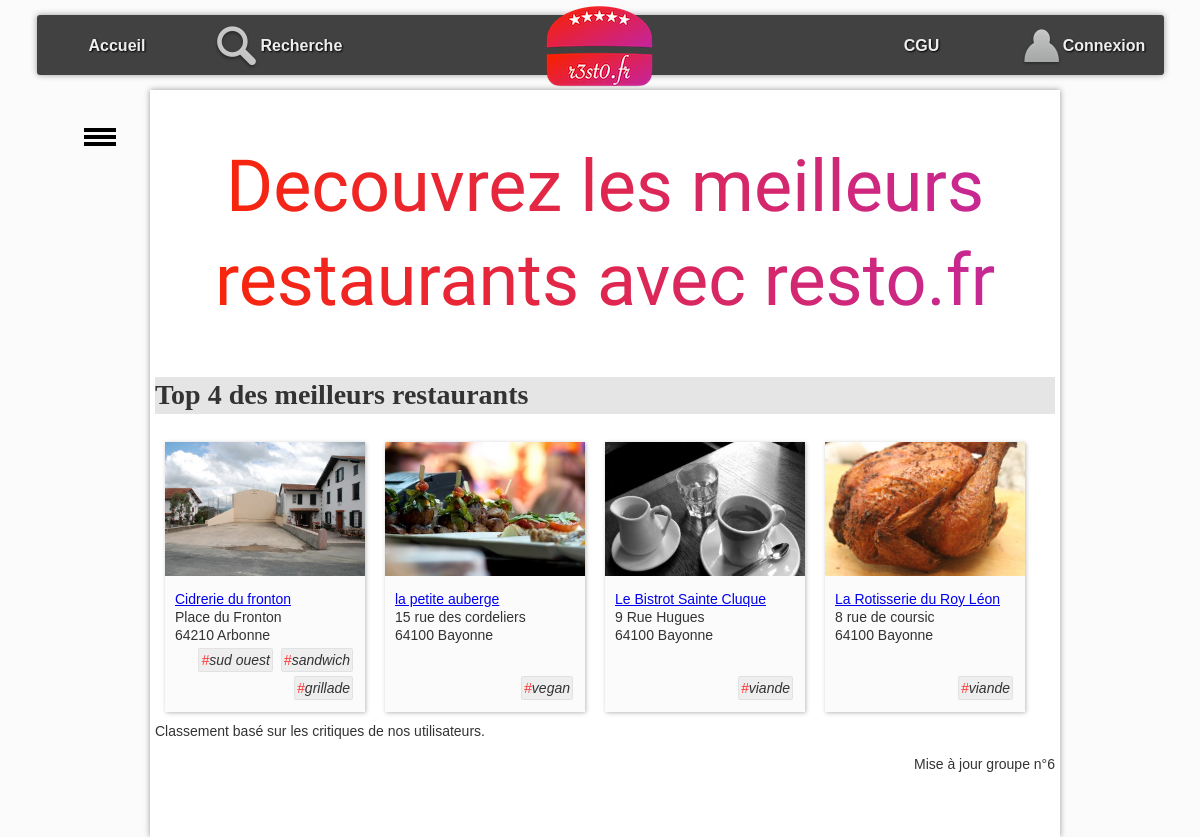
The page / on the database its author committed.
### tables this page shows
CREATE TABLE resto (
  idR bigint(20) NOT NULL,
  nomR varchar(255) DEFAULT NULL,
  numAdrR varchar(20) DEFAULT NULL,
  voieAdrR varchar(255) DEFAULT NULL,
  cpR char(5) DEFAULT NULL,
  villeR varchar(255) DEFAULT NULL,
  latitudeDegR float DEFAULT NULL,
  longitudeDegR float DEFAULT NULL,
  descR text DEFAULT NULL,
  horairesR text DEFAULT NULL
);

CREATE TABLE photo (
  idP bigint(20) NOT NULL,
  cheminP varchar(255) DEFAULT NULL,
  idR bigint(20) DEFAULT NULL
);

CREATE TABLE typeCuisine (
  idTC bigint(20) NOT NULL,
  libelleTC varchar(255) DEFAULT NULL
);

### controleur/accueil.php (called while the page is built, shortened)
<?php
    $listeRestos = RestoDAO::getTop4();
    require_once "$racine/vue/entete.html.php";
    require_once "$racine/vue/vueAccueil.php";
    require_once "$racine/vue/pied.html.php";
?>

### index.php (called while the page is built, shortened)
<?php
require_once "getRacine.php";
require_once "$racine/includes/autoload.inc.php";
if (isset($_GET["action"])){
    $action = $_GET["action"];
}
else{
    $action = "defaut";
}
$fichier = controleurPrincipal($action);
try{
    require_once "$racine/controleur/$fichier";
} catch (Throwable $e) {
    ajouterMessage($action." : ".$e->getMessage());
    $titre = "Erreur";
    require_once "$racine/vue/entete.html.php";
    require_once "$racine/vue/pied.html.php";
}

### includes/autoload.inc.php (called while the page is built, shortened)
<?php
function chargeurBaseEspacesDeNoms(string $className) {
    $fileName = __DIR__ . '/../';
    $fileName .= str_replace('\\', DIRECTORY_SEPARATOR, $className) . '.class.php';
}

### modele/dao/Bdd.class.php (called while the page is built, shortened)
<?php
class Bdd {
    private static ?PDO $pdo=null;
    private static $login = "root";
    private static $mdp = "";
    private static $bd = "resto2";
    private static $serveur = "localhost";
    private static $pdoOptions = array  (
        PDO::MYSQL_ATTR_INIT_COMMAND => "SET NAMES utf8"
        ,PDO::ATTR_ERRMODE => PDO::ERRMODE_EXCEPTION
                                        );
    public static function connecter() : ?PDO  {
        if (is_null(self::$pdo)) {
                self::$pdo = new PDO("mysql:host=".self::$serveur.";dbname=".self::$bd, self::$login, self::$mdp, self::$pdoOptions);
        }
        return self::$pdo;
    }
    public static function getConnexion() : ?PDO {
        return self::$pdo;
    }
}

### modele/dao/RestoDAO.class.php (called while the page is built, shortened)
<?php
class RestoDAO {
    public static function getTop4(): array {
        $lesObjets = array();
        try {
            $requete = "SELECT avg(note) AS MeilleurNotes, r.idR, nomR, numAdrR, voieAdrR, cpR, villeR, latitudeDegR, longitudeDegR, descR, horairesR
                       FROM resto r
                       INNER JOIN critiquer c ON r.idR = c.idR
                       GROUP BY r.idR, nomR, numAdrR, voieAdrR, cpR, villeR, latitudeDegR, longitudeDegR, descR, horairesR
                       ORDER BY MeilleurNotes DESC
                       LIMIT 4;
                    ";
            $stmt = Bdd::getConnexion()->prepare($requete);
            $ok = $stmt->execute();
            if ($ok) {
                while ($enreg = $stmt->fetch(PDO::FETCH_ASSOC)) {
                    $lesObjets[] = self::enregistrementVersObjet($enreg);
                }
            }
        } catch (PDOException $e) {
            throw new Exception("Erreur dans la méthode " . get_called_class() . "::getTop4 : <br/>" . $e->getMessage());
        }
        return $lesObjets;
    }
    private static function enregistrementVersObjet(array $enreg): Resto {
        $id = $enreg['idR'];
        $leResto = new Resto(
                $enreg['idR'], $enreg['nomR'], $enreg['numAdrR'], $enreg['voieAdrR'], $enreg['cpR'], $enreg['villeR'],
                $enreg['latitudeDegR'], $enreg['longitudeDegR'], $enreg['descR'], $enreg['horairesR']
        );
        $lesCritiques = CritiqueDAO::getAllByResto($id);
        $lesPhotos = PhotoDAO::getAllByResto($id);
        $lesTcProposes = TypeCuisineDAO::getAllProposesByIdR($id);
        $leResto->setLesTypesCuisineProposes($lesTcProposes);
        $leResto->setLesPhotos($lesPhotos);
        $leResto->setLesCritiques($lesCritiques);
        return $leResto;
    }
}

### modele/dao/CritiqueDAO.class.php (called while the page is built, shortened)
<?php
class CritiqueDAO {
    public static function getAllByResto(int $idR): array {
        $lesObjets = array();
        try {
            $requete = "SELECT * FROM critiquer c"
                    . " INNER JOIN utilisateur u ON  c.idU = u.idU "
                    . " WHERE idR = :idR";
            $stmt = Bdd::getConnexion()->prepare($requete);
            $stmt->bindParam(':idR', $idR, PDO::PARAM_INT);
            $ok = $stmt->execute();
            if ($ok) {
                while ($enreg = $stmt->fetch(PDO::FETCH_ASSOC)) {
                    $user = new Utilisateur($enreg['idU'], $enreg['mailU'], $enreg['mdpU'], $enreg['pseudoU']);
                    $lesObjets[] = new Critique($enreg['note'], $enreg['commentaire'], $user);
                }
            }
        } catch (PDOException $e) {
            throw new Exception("Erreur dans la méthode " . get_called_class() . "::getAllByResto : <br/>" . $e->getMessage());
        }
        return $lesObjets;
    }
}

### modele/dao/PhotoDAO.class.php (called while the page is built, shortened)
<?php
class PhotoDAO {
    public static function getAllByResto(int $idR): array {
        $lesObjets = array();
        try {
            $requete = "SELECT * FROM photo WHERE idR = :idR";
            $stmt = Bdd::getConnexion()->prepare($requete);
            $stmt->bindParam(':idR', $idR, PDO::PARAM_INT);
            $ok = $stmt->execute();
            if ($ok) {
                while ($enreg = $stmt->fetch(PDO::FETCH_ASSOC)) {
                    $lesObjets[] = new Photo($enreg['idP'], $enreg['cheminP']);
                }
            }
        } catch (PDOException $e) {
            throw new Exception("Erreur dans la méthode " . get_called_class() . "::getAllByResto : <br/>" . $e->getMessage());
        }
        return $lesObjets;
    }
}

### modele/dao/TypeCuisineDAO.class.php (called while the page is built, shortened)
<?php
class TypeCuisineDAO {
    public static function getAllProposesByIdR(int $idR) : array {
        $lesObjets = array();
        try {
            $requete = "select typeCuisine.* from typeCuisine inner join proposer on typeCuisine.idTC = proposer.idTC where proposer.idR = :idR";
            $stmt = Bdd::getConnexion()->prepare($requete);
            $stmt->bindParam(':idR', $idR, PDO::PARAM_INT);
            $ok = $stmt->execute();
            if ($ok) {
                while ($enreg = $stmt->fetch(PDO::FETCH_ASSOC)) {
                    $lesObjets[] = new TypeCuisine($enreg['idTC'], $enreg['libelleTC']);
                }
            }
        } catch (PDOException $e) {
            throw new Exception("Erreur dans la méthode " . get_called_class() . "::getAllProposesByIdR : <br/>" . $e->getMessage());
        }
        return $lesObjets;
    }
}

### modele/metier/Resto.class.php (called while the page is built, shortened)
<?php
class Resto {
    private int $idR;
    private ?string $nomR;
    private ?string $numAdr;
    private ?string $voieAdr;
    private ?string $cpR;
    private ?string $villeR;
    private array $lesPhotos;
    private array $lesTypesCuisineProposes;
    function __construct(int $idR, string $nomR, ?string $numAdr, ?string $voieAdr, ?string $cpR, ?string $villeR, ?float $latitudeDegR, ?float $longitudeDegR, ?string $descR, ?string $horairesR) {
        $this->idR = $idR;
        $this->nomR = $nomR;
        $this->numAdr = $numAdr;
        $this->voieAdr = $voieAdr;
        $this->cpR = $cpR;
        $this->villeR = $villeR;
        $this->lesPhotos = array();
        $this->lesTypesCuisineProposes = array();
    }
    function getIdR(): int {
        return $this->idR;
    }
    function getNomR(): ?string {
        return $this->nomR;
    }
    function getNumAdr(): ?string {
        return $this->numAdr;
    }
    function getVoieAdr(): ?string {
        return $this->voieAdr;
    }
    function getCpR(): ?string {
        return $this->cpR;
    }
    function getVilleR(): ?string {
        return $this->villeR;
    }
    function getLesPhotos(): array {
        return $this->lesPhotos;
    }
    function getLesTypesCuisineProposes(): array {
        return $this->lesTypesCuisineProposes;
    }
    function setLesPhotos(array $lesPhotos): void {
        $this->lesPhotos = $lesPhotos;
    }
    function setLesTypesCuisineProposes(array $lesTypesCuisineProposes): void {
        $this->lesTypesCuisineProposes = $lesTypesCuisineProposes;
    }
}

### modele/metier/Photo.class.php (called while the page is built, shortened)
<?php
class Photo {
    function __construct(int $idP, string $cheminP) {
        $this->cheminP = $cheminP;
    }
}

### modele/metier/TypeCuisine.class.php (called while the page is built, shortened)
<?php
class TypeCuisine {
    private string $libelleTC;
    function __construct(int $idTC, string $libelleTC) {
        $this->libelleTC = $libelleTC;
    }
    function getLibelleTC(): string {
        return $this->libelleTC;
    }
}

### vue/vueAccueil.php (the view, shortened to what this page needs)
<div id="accroche">Decouvrez les meilleurs restaurants avec resto.fr</div>
<h1>Top 4 des meilleurs restaurants</h1>
<?php
foreach ($listeRestos as $unResto) {
     ?>
    <div class="card">
        <div class="photoCard">
            <?php
            $lesPhotos = $unResto->getLesPhotos();
            if (count($lesPhotos) > 0) {
                $laPhotoPrincipale = $lesPhotos[0];
                ?>
                <img src="photos/<?= $laPhotoPrincipale->getCheminP() ?>" alt="photo du restaurant" />
    <?php } ?>
        </div>
        <div class="descrCard">
            <a href="./?action=detail&idR=<?= $unResto->getIdR() ?>"><?= $unResto->getNomR() ?></a>
            <br />
            <?= $unResto->getNumAdr() ?>
            <?= $unResto->getVoieAdr() ?>
            <br />
    <?= $unResto->getCpR() ?>
    <?= $unResto->getVilleR() ?>
        </div>
        <div class="tagCard">
            <ul id="tagFood">
                <?php
                foreach ($unResto->getLesTypesCuisineProposes() as $unTC) {
                ?>
                    <li class="tag"><span class="tag">#</span><?= $unTC->getLibelleTC() ?></li>
                <?php
                } ?>
            </ul>
        </div>
    </div>
<?php
}
?>
Classement basé sur les critiques de nos utilisateurs.

### rows shown on the page
resto: photo.cheminP (picture), nomR "Cidrerie du fronton", voieAdrR "Place du Fronton", cpR "64210", villeR "Arbonne"
typecuisine: libelleTC "sud ouest"
typecuisine: libelleTC "sandwich"
typecuisine: libelleTC "grillade"
resto: photo.cheminP (picture), nomR "la petite auberge", numAdrR "15", voieAdrR "rue des cordeliers", cpR "64100", villeR "Bayonne"
typecuisine: libelleTC "vegan"
resto: photo.cheminP (picture), nomR "Le Bistrot Sainte Cluque", numAdrR "9", voieAdrR "Rue Hugues", cpR "64100", villeR "Bayonne"
typecuisine: libelleTC "viande"
resto: photo.cheminP (picture), nomR "La Rotisserie du Roy Léon", numAdrR "8", voieAdrR "rue de coursic", cpR "64100", villeR "Bayonne"
